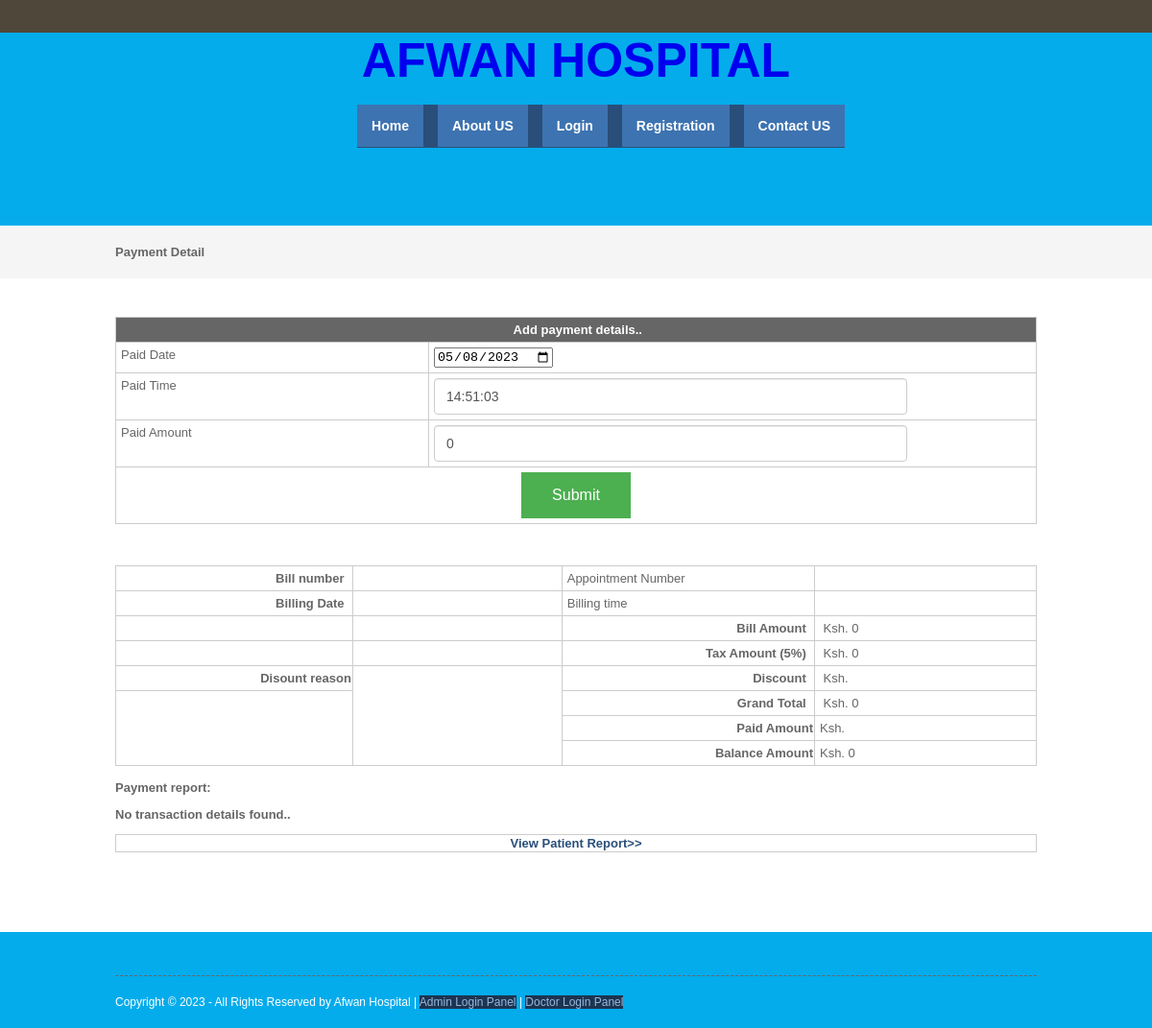
The app's page /payment.php, older data.
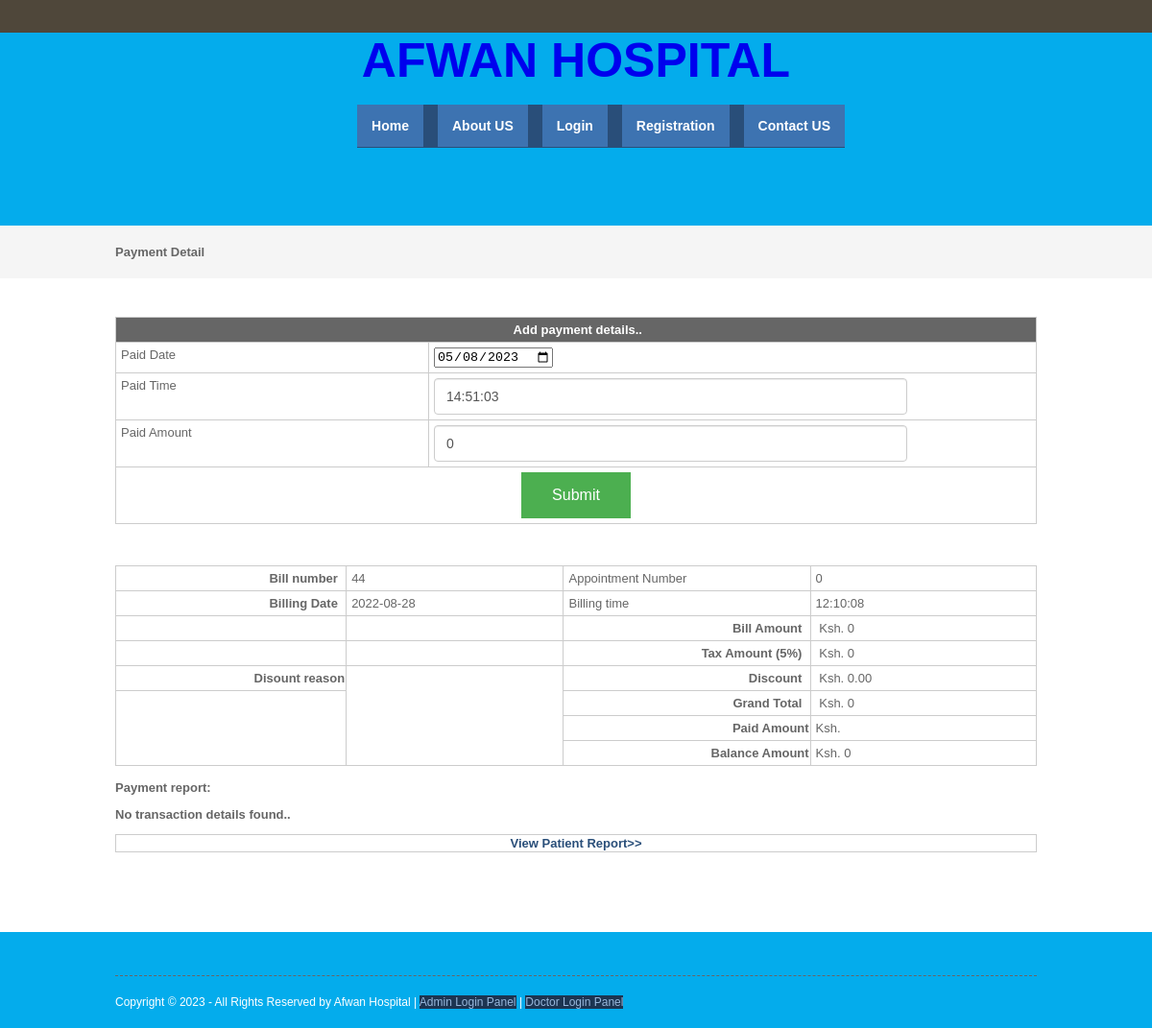
The same page, newer data.
### tables this page shows
CREATE TABLE `billing` (
  `billingid` int(10) NOT NULL,
  `patientid` int(10) NOT NULL,
  `appointmentid` int(10) NOT NULL,
  `billingdate` date NOT NULL,
  `billingtime` time NOT NULL,
  `discount` float(10,2) NOT NULL,
  `taxamount` float(10,2) NOT NULL,
  `discountreason` text NOT NULL,
  `discharge_time` time NOT NULL,
  `discharge_date` date NOT NULL
);

### viewpaymentreport.php (the view, shortened to what this page needs)
<?php
include("dbconnection.php");
?>
 <section class="container">
<?php
$sqlbilling_records ="SELECT * FROM billing WHERE appointmentid='$billappointmentid'";
$qsqlbilling_records = mysqli_query($con,$sqlbilling_records);
$rsbilling_records = mysqli_fetch_array($qsqlbilling_records);
?>
 	<table width="1713" border="3">
      <tbody>
        <tr>
          <th scope="col"><div align="right">Bill number &nbsp; </div></th>
          <td><?php echo $rsbilling_records[billingid]; ?></td>
          <td>Appointment Number &nbsp;</td>
          <td><?php echo $rsbilling_records[appointmentid]; ?></td>
        </tr>
        <tr>
          <th width="442" scope="col"><div align="right">Billing Date &nbsp; </div></th>
          <td width="413"><?php echo $rsbilling_records[billingdate]; ?></td>
          <td width="413">Billing time&nbsp; </td>
          	<td width="413"><?php echo $rsbilling_records[billingtime] ; ?></td>
        </tr>
		<tr>
          <th scope="col"><div align="right"></div></th>
          <td></td>
          <th scope="col"><div align="right">Bill Amount &nbsp; </div></th>
          <td><?php
		$billamt= 0;
?>
  &nbsp;Ksh. <?php echo $billamt; ?></td>
        </tr>
        <tr>
          <th width="442" scope="col"><div align="right"></div></th>
          <td width="413">&nbsp;</td>
          <th width="442" scope="col"><div align="right">Tax Amount (5%) &nbsp; </div></th>
          <td width="413">&nbsp;Ksh. <?php echo $taxamt = 5 * ($billamt / 100); ?></td>
       	</tr>
		<tr>
		  <th scope="col"><div align="right">Disount reason</div></th>
		  <td rowspan="4" valign="top"><?php echo $rsbilling_records[discountreason]; ?></td>
		  <th scope="col"><div align="right">Discount &nbsp; </div></th>
		  <td>&nbsp;Ksh. <?php echo $rsbilling_records[discount]; ?></td>
	    </tr>
		<tr>
		  <th rowspan="3" scope="col">&nbsp;</th>
		  <th scope="col"><div align="right">Grand Total &nbsp; </div></th>
		  <td>&nbsp;Ksh. <?php echo $grandtotal = ($billamt + $taxamt)  - $rsbilling_records[discount] ; ?></td>
	    </tr>
		<tr>
		  <th scope="col"><div align="right">Paid Amount </div></th>
		  <td>Ksh. <?php
		  	$sqlpayment ="SELECT sum(paidamount) FROM payment where appointmentid='$billappointmentid'";
			$qsqlpayment = mysqli_query($con,$sqlpayment);
			$rspayment = mysqli_fetch_array($qsqlpayment);
		   ?></td>
	    </tr>
		<tr>
		  <th scope="col"><div align="right">Balance Amount</div></th>
		  <td>Ksh. <?php echo $balanceamt = $grandtotal - $rspayment[0]  ; ?></td>
	    </tr>
      </tbody>
    </table>
   <p><strong>Payment report:</strong></p>
<?php
$sqlpayment = "SELECT * FROM payment where appointmentid='$billappointmentid'";
$qsqlpayment = mysqli_query($con,$sqlpayment);
if(mysqli_num_rows($qsqlpayment) == 0)
{
	echo "<strong>No transaction details found..</strong>";
}
?>
</section>

Row changes from the older to the newer data that the page shows:
added billing: billingid "44", appointmentid "0", billingdate "2022-08-28", billingtime "12:10:08", discount "0.00", discount "0"
Text that changed along with them:
$grandtotal = ($billamt + $taxamt)  - $rsbilling_records[discount]: "0" → (not shown)
